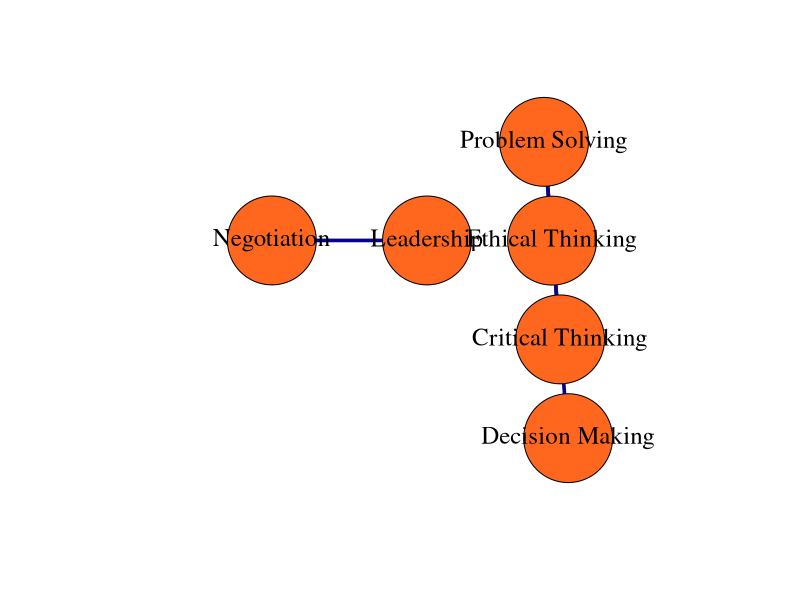
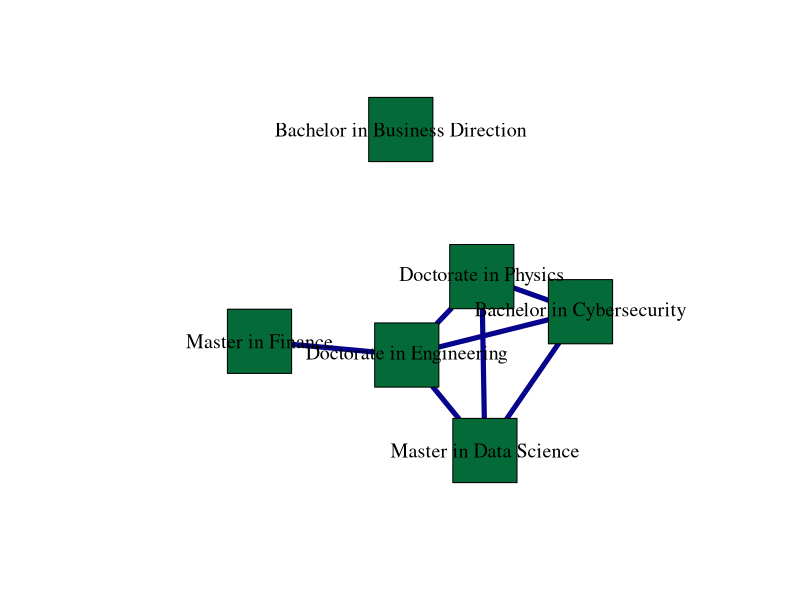

These figures' R source, in order:
library(readr)
Data_Figure2 <- read_csv("HypotheticalData.csv")

library(igraph)
# Figure Panel A
Network <- Data_Figure2

bn2 <- graph.data.frame(Network,directed=FALSE)
bipartite.mapping(bn2)
V(bn2)$type <- bipartite_mapping(bn2)$type
V(bn2)$color <- ifelse(V(bn2)$type, "green", "red")
V(bn2)$shape <- ifelse(V(bn2)$type, "square", "circle")
V(bn2)$label.cex <- ifelse(V(bn2)$type, 0.5, 1)
V(bn2)$size <- sqrt(igraph::degree(bn2))
E(bn2)$color <- "lightgrey"

bn2.pr <- bipartite.projection(bn2)
Programs <- bn2.pr$proj2
Skills <- bn2.pr$proj1
class(Skills)
#matw1 <- as.matrix(get.adjacency(Skills))

# Plot the network with node colors based on centrality
plot(Skills, vertex.label.color = "black", 
     vertex.label.cex = 1.5, 
     vertex.color = "#FF671F", 
     vertex.size = 60, 
     edge.width = 3.5, 
     edge.color = "#06038D", 
     layout = layout_components, main = "")

plot(Programs, vertex.label.color = "black", 
     vertex.label.cex = 1.2, 
     vertex.color = "#046A38", 
     vertex.size = 40, 
     edge.width = 5, 
     edge.color = "#06038D", 
     layout = layout_components, 
     main = "")
